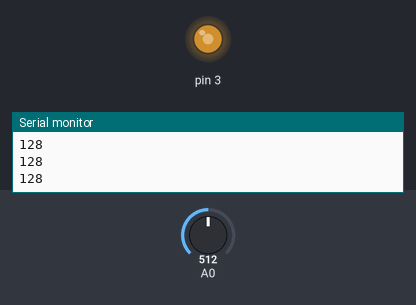
A sketch run on a simulated Arduino Uno, built with avr-gcc and run on an emulated ATmega328P. Shown: output pins drawn as LEDs (lit = HIGH), the last lines printed to the serial monitor. The test bench sets the inputs (shaded band); at power-on: A0 = 512.

Above: at 1.2 s.
1.3 s: A0 set to 584
2.8 s: A0 set to 609
At 3.2 s:
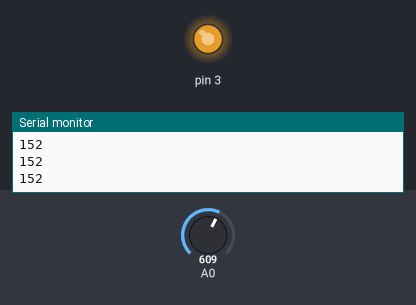
4.3 s: A0 set to 306
At 5.5 s:
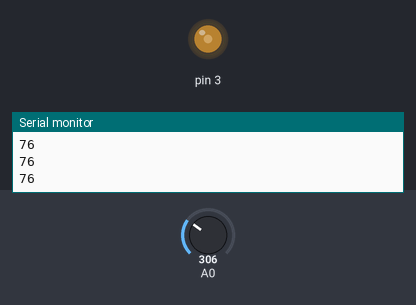
5.8 s: A0 set to 217
7.3 s: A0 set to 189
At 8.3 s:
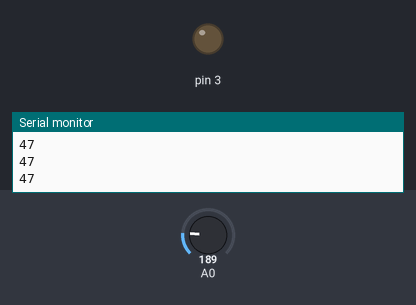
8.8 s: A0 set to 210
At 9.6 s:
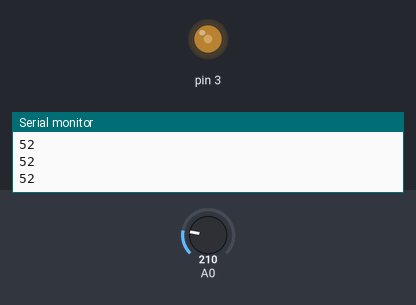
Timing chart, 0 to 11.3 s (numbered marks = the images above; inputs shaded):
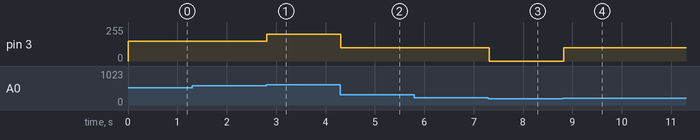

The sketch:

HikariLED.ino
```cpp
int val=0;
int ledVal = 0;
void setup() {
Serial.begin(9800);
}

void loop() {
  // put your main code here, to run repeatedly:
val=analogRead(0);
ledVal = val/4;
Serial.println(val/4);//モニターへ

if(ledVal < 50){
//入力値が50以下の時は消灯
analogWrite(3,0); //出力は0
}
else if(ledVal < 100){
//入力値が50〜100の範囲の時は消灯
analogWrite(3,100); //出力は100
}
else if(ledVal < 150){
//入力値が100〜150の範囲の時は消灯
analogWrite(3,150); //出力は150
}
else if(ledVal < 200){
//入力値が150〜200の範囲の時は消灯
analogWrite(3,200); //出力は200
}
else{
//入力値が200以上の時は最大出力
analogWrite(3,255); //出力は255
}
delay(100);
}
```

Measured:
- the behaviour switches between 599 and 600 on A0 (found by bisection; images 0 and 1)
- the behaviour switches between 200 and 199 on A0 (found by bisection; images 2 and 3)
- after the input at 2.8 s, pin 3: 150/255 → 200/255 at once
- after the input at 4.3 s, pin 3: 200/255 → 100/255 at once
- after the input at 7.3 s, pin 3: 100/255 → 0/255 at once
- after the input at 8.8 s, pin 3: 0/255 → 100/255 at once
